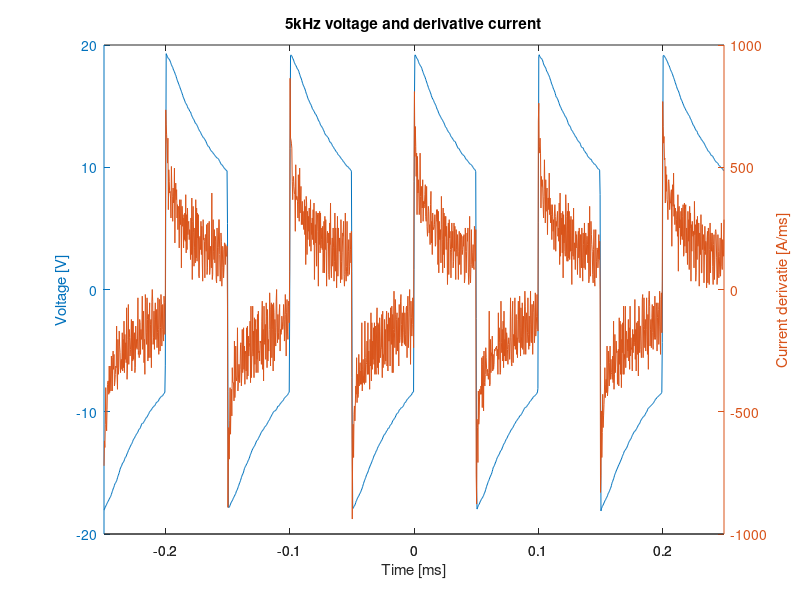

Reproduce this figure in MATLAB.
R=13.11e-3;
temp = (csvread('current.csv'));
l=length(temp);
time = temp(1:l,1);
current = temp(1:l,2);
temp = (csvread('voltage.csv'));
voltage = temp(1:l,2)-R*current;

clear temp

window = 70;

for n=1:floor(l/window)
    t(n)=sum(time(((n-1)*window+1):(n*window)))/window;
    i(n)=sum(current(((n-1)*window+1):(n*window)))/window;
    v(n)=sum(voltage(((n-1)*window+1):(n*window)))/window;
end
ipp_10 = max(i)-min(i);
dt=t(2)-t(1);
l=length(i);
di=(i(2:l)-i(1:(l-1)));
V=(v(2:l)+v(1:(l-1)))*.5;
T=(t(2:l)+t(1:(l-1)))*.500;
di_dt = di/dt;

[ax,h1,h2]=plotyy(T*1000,V,T*1000,di_dt*1e-3);
title('5kHz voltage and derivative current');
xlabel('Time [ms]');
ylabel(ax(1),'Voltage [V]');
ylabel(ax(2),'Current derivatie [A/ms]');
L_10=V./di_dt;
acc = 0;
counter=0;
for n=1:length(L_10)
    if L_10(n) > 0 && L_10(n) < 1e-3
        acc = acc + L_10(n);
        counter = counter +1;
    end
end
L_av_10 = acc/counter;